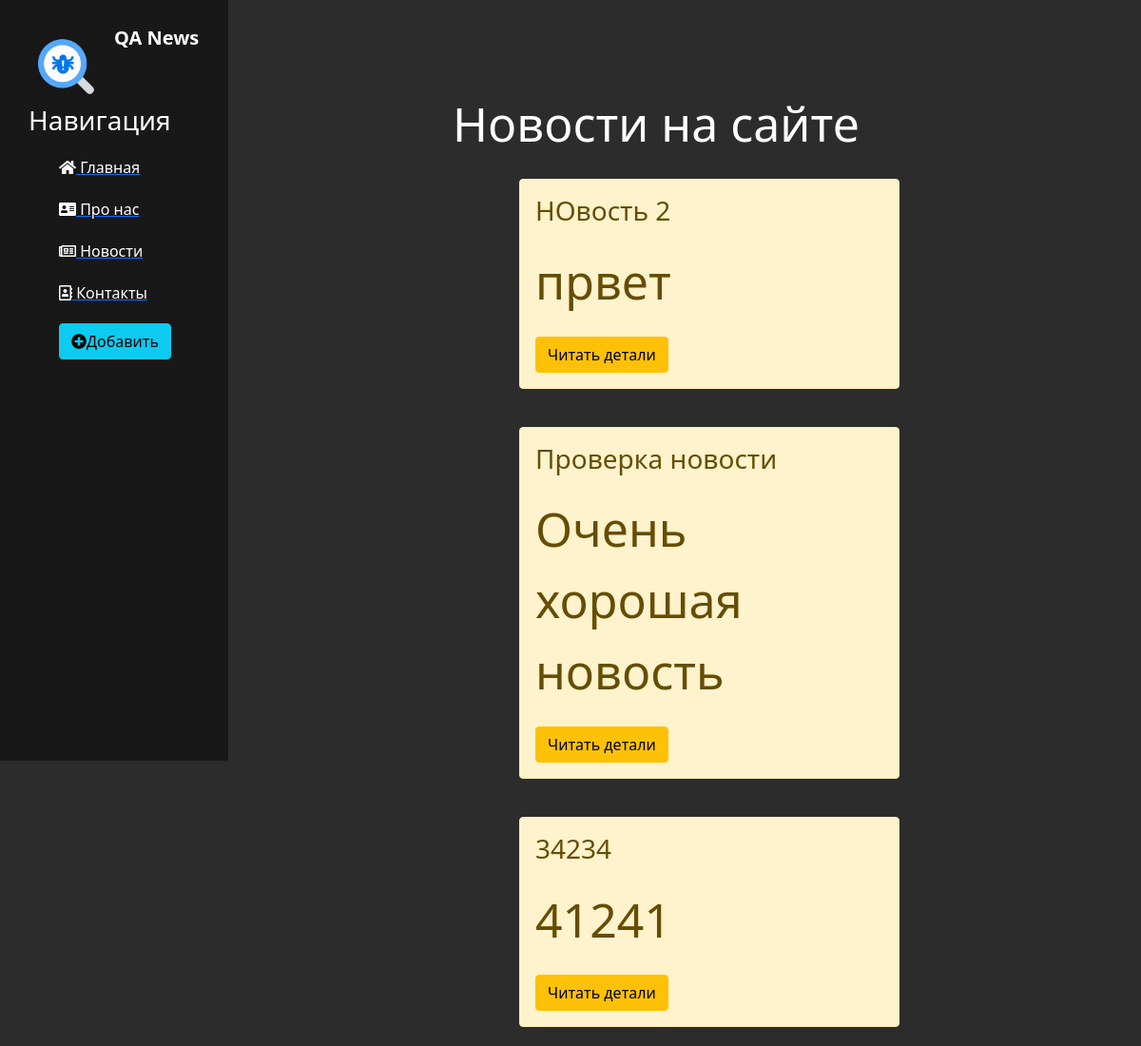
The page /news/ on the database as committed earlier.
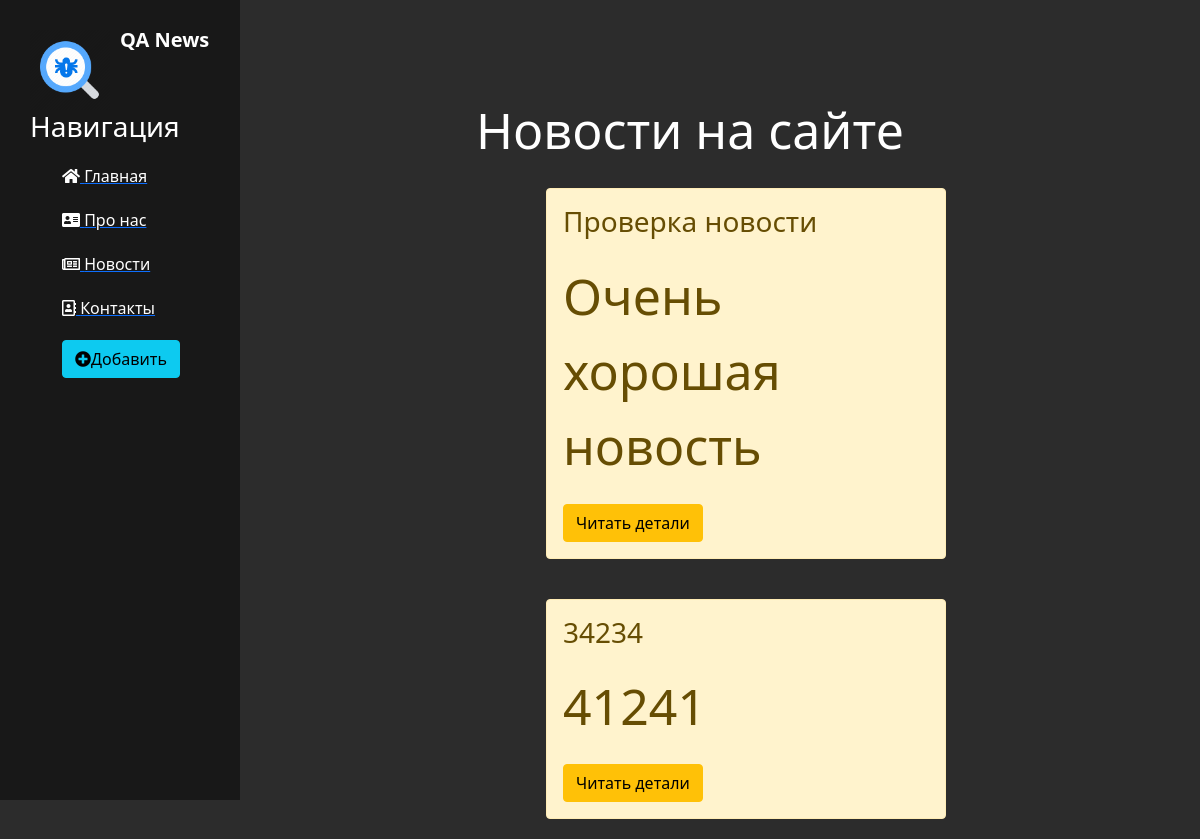
The same page on the database as committed later.
### news/models.py (models this page shows, shortened)
class Articals(models.Model):
    title = models.CharField('Название', max_length=50, default='')
    anons = models.CharField('Анонс', max_length=250, default='')
    full_text = models.TextField('Статья')
    date = models.DateTimeField('Дата публикации')
    class Meta:
        verbose_name = 'Новость'
        verbose_name_plural = 'Новости'

### news/views.py (the view)
# urls.py: path('', views.news_home, name='news_home'),
def news_home(request):
    news = Articals.objects.order_by('-date')
    return render(request, 'news/news_home.html', {'news': news})

### news/templates/news/news_home.html (shortened to what this page needs)
{% extends 'main/layaut.html' %}
{% block content %}
    <div class='features'>
        <h1>Новости на сайте </h1>
        {% if news %}
            {% for el in news %}
                <div class="alert alert-warning">
                    <h3>{{ el.title }}</h3>
                    <p>{{ el.anons }}</p>
                    <a href="{% url 'news-detail' el.id %}" class="btn btn-warning">Читать детали</a>
                </div>
            {% endfor %}
        {% else %}
            <p>У вас нет записей</p>
        {% endif %}
    </div>
{% endblock %}

Rows that differ between the two databases and show on the page:
removed Articals: title "НОвость 2", anons "првет"
